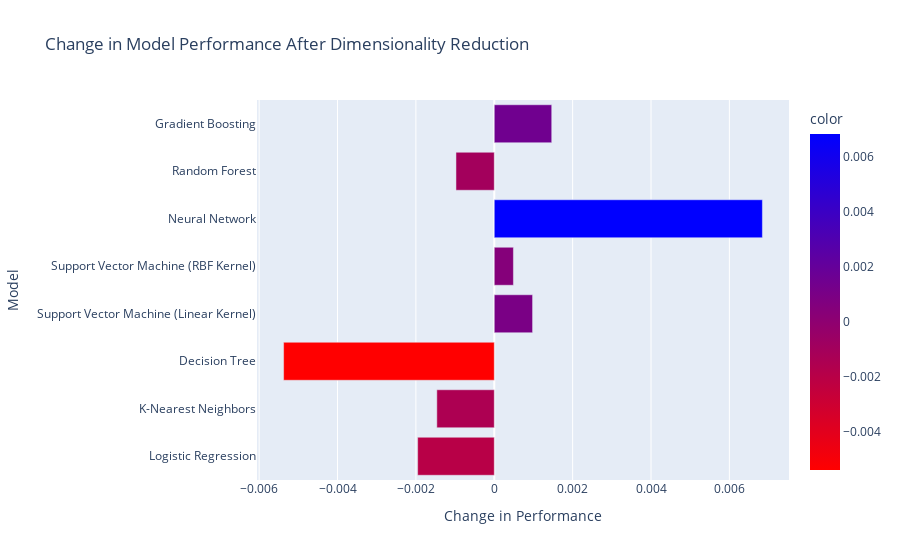

Notebook cell for this chart:
### Markdown cell above
## Performance Change After PCA

### Code cell
fig = px.bar(
    x=np.subtract(reduced_results, original_results),
    y=original_models.keys(),
    orientation='h',
    labels={'x': "Change in Performance", 'y': "Model"},
    color=np.subtract(reduced_results, original_results),
    color_continuous_scale=[(0, 'red'), (1, 'blue')],
    title="Change in Model Performance After Dimensionality Reduction"
)

fig.show()

### Figure 1 — Plotly figure (JSON) as saved in the notebook; plotly's stock layout.template omitted (floating-point values rounded to 4 significant figures)
{"data": [{"alignmentgroup": "True", "hovertemplate": "Change in Performance=%{x}<br>Model=%{y}<br>color=%{marker.color}<extra></extra>", "legendgroup": "", "marker": {"color": [-0.001955, -0.001466, -0.005376, 0.0009775, 0.0004888, 0.006843, -0.0009775, 0.001466], "coloraxis": "coloraxis", "pattern": {"shape": ""}}, "name": "", "offsetgroup": "", "orientation": "h", "showlegend": false, "textposition": "auto", "type": "bar", "x": [-0.001955, -0.001466, -0.005376, 0.0009775, 0.0004888, 0.006843, -0.0009775, 0.001466], "xaxis": "x", "y": ["                   Logistic Regression", "                   K-Nearest Neighbors", "                         Decision Tree", "Support Vector Machine (Linear Kernel)", "   Support Vector Machine (RBF Kernel)", "                        Neural Network", "                         Random Forest", "                     Gradient Boosting"], "yaxis": "y"}], "layout": {"barmode": "relative", "coloraxis": {"colorbar": {"title": {"text": "color"}}, "colorscale": [[0, "red"], [1, "blue"]]}, "legend": {"tracegroupgap": 0}, "title": {"text": "Change in Model Performance After Dimensionality Reduction"}, "xaxis": {"anchor": "y", "domain": [0, 1], "title": {"text": "Change in Performance"}}, "yaxis": {"anchor": "x", "domain": [0, 1], "title": {"text": "Model"}}}}
